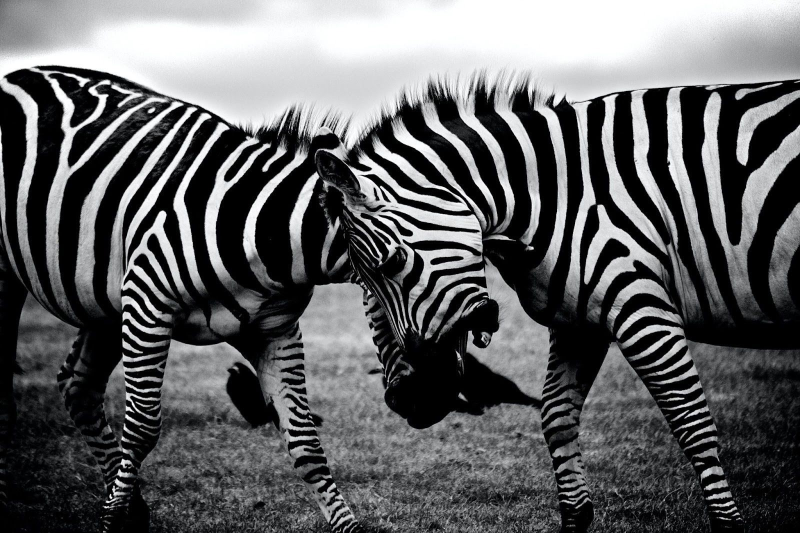
#> input picture main.jpg, 1600 x 1066 px (shown at 1/2 size)
$ python photos.py
#> lines starting #> are read from the running program, lines starting #| are printed output that depends on the picture
import random
from PIL import Image, ImageDraw , ImageOps ,ImageEnhance #Подключим необходимые библиотеки.
# import matplotlib

filename = "main.jpg"

type = 'monoh' # Цвестна картинка или нет

myimage = Image.open(filename)
#> myimage is the input picture: PIL image 1600x1066 RGB; mean R, G, B 97.9, 98.6, 100.1


### Filters ###

# [9 lines of commented-out code are left out]


myimage.show()

pix = myimage.load()
width = myimage.size[0]  # Определяем ширину
#> width = 1600
height = myimage.size[1]  # Определяем высоту
#> height = 1066
mat_pix = []

for y in range(height):
    kesh = []
    for x in range(width):
        pixel = []
        if type == 'monoh':
            pixel.append(pix[x, y][0])
        else:
            pixel.append(pix[y, x][0]) #узнаём значение красного цвета пикселя
            pixel.append(pix[y, x][1]) #зелёного
            pixel.append(pix[y, x][2]) #синего
        kesh.append(pixel)

    mat_pix.append(kesh)
#> after the loop, mat_pix = 1066 items

hengh_max = len(mat_pix) - 1
#> hengh_max = 1065
width_max = len(mat_pix[0]) - 1
#> width_max = 1599


svertka = []


for hengh in range(hengh_max):
    kesh = []
    for width in range(width_max):

        sum = 0
        for i in range(3):
            try:
                sum += mat_pix[hengh][width+i][0]
            except:
                None
            try:
                sum += mat_pix[hengh+1][width+i][0]
            except:
                None
            try:
                sum -= mat_pix[hengh + 2][width+i][0]
            except:
                None
            try:
                sum -= mat_pix[hengh + 3][width+i][0]
            except:
                None
        if sum <= 0:
            kesh.append(0)
        else:
            kesh.append(sum)

    svertka.append(kesh)
#> after the loop, svertka = 1065 items


import numpy as np

# a = np.rot90(np.array(svertka),k=3)

# img_new =ImageOps.mirror(Image.fromarray(a))

a = np.array(svertka)
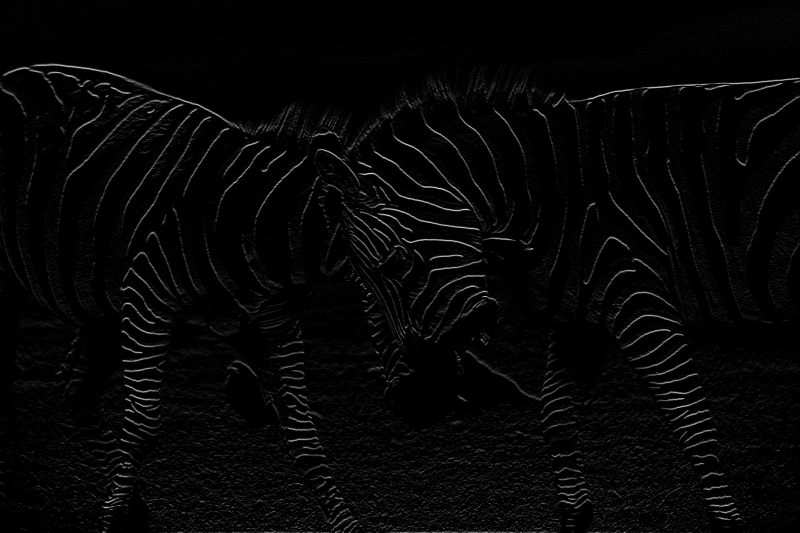
#> a: shape (1065, 1599) int64 (shown at 1/2 size); min 0, max 1342, mean 32; drawn with min black and max white
#> (the run stopped early here; a loop or call above may not have finished)
